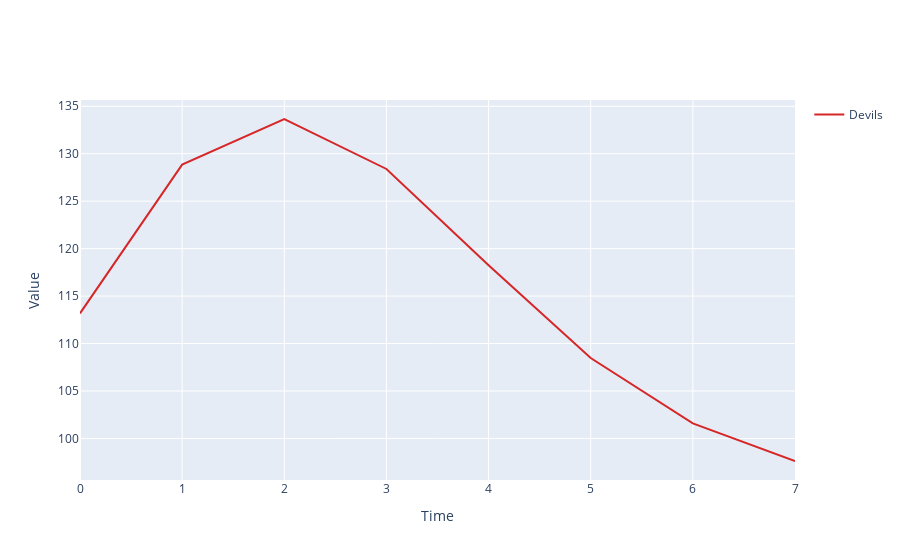

Notebook cell for this chart:
### Code cell
results = model.run(solver=ODESolver)
results.plotplotly(included_species_list=['Devils'])

### Figure 1 — Plotly figure (JSON) as saved in the notebook; plotly's stock layout.template omitted (floating-point values rounded to 4 significant figures)
{"data": [{"legendgroup": "Devils", "line": {"color": "#d62728"}, "mode": "lines", "name": "Devils", "type": "scatter", "x": [0, 1, 2, 3, 4, 5, 6, 7], "y": [113.2, 128.9, 133.7, 128.4, 118.3, 108.5, 101.6, 97.63]}], "layout": {"showlegend": true, "title": {"text": ""}, "xaxis": {"title": {"text": "Time"}}, "yaxis": {"title": {"text": "Value"}}}}
